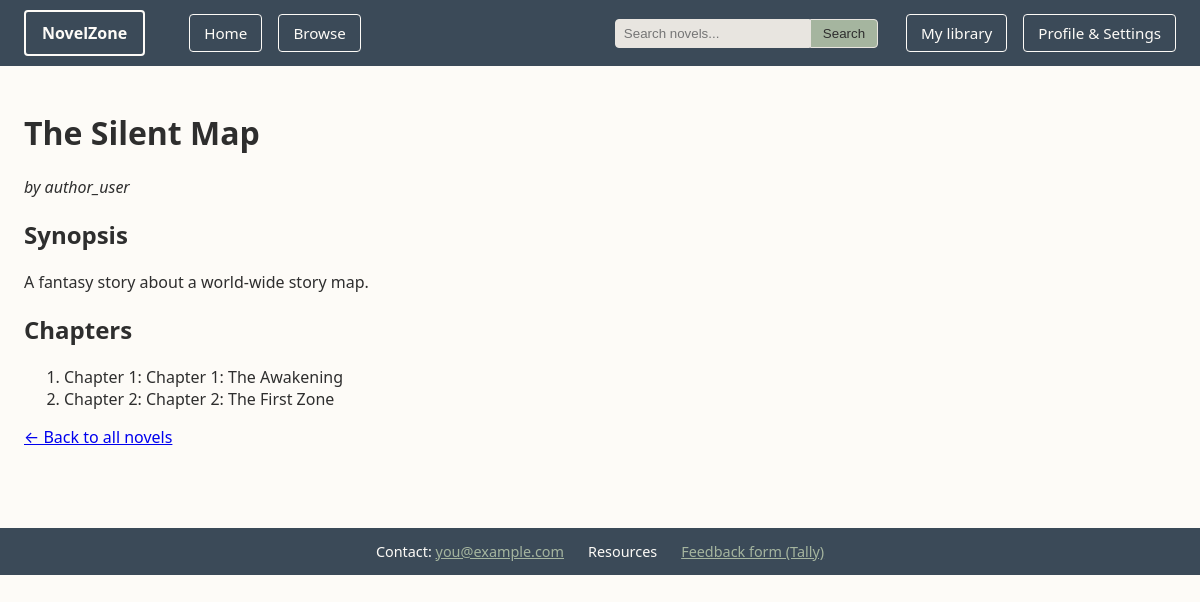
The page /novels/the-silent-map on the database as committed earlier.
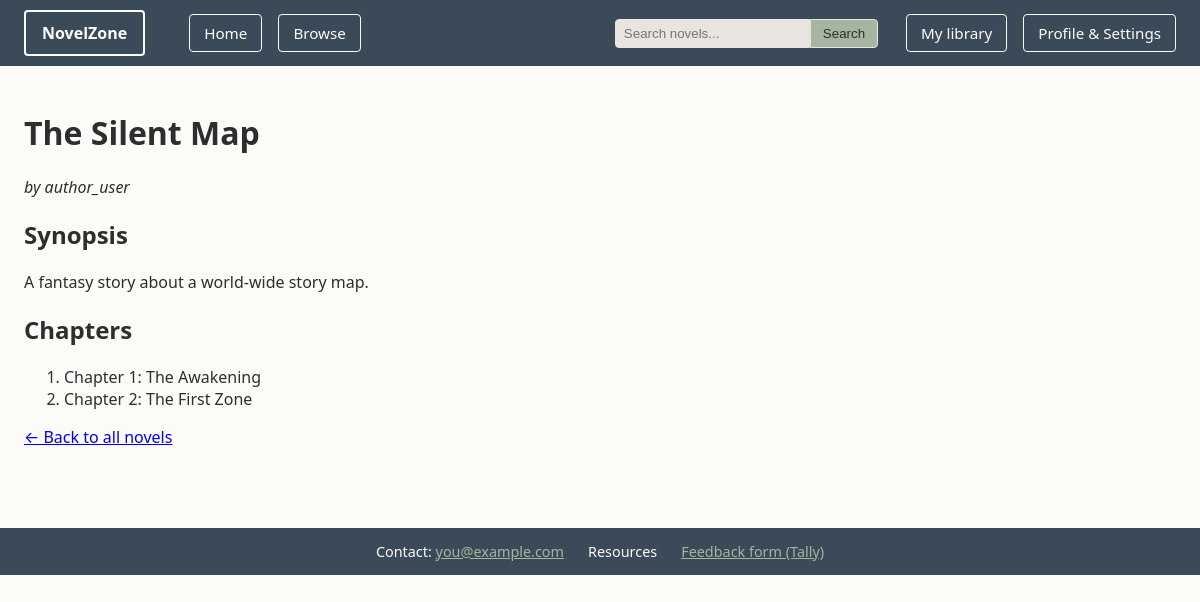
The same page on the database as committed later.
### tables this page shows
CREATE TABLE novel(
    id INTEGER PRIMARY KEY AUTOINCREMENT,
    author_profile_id INTEGER NOT NULL,
    title TEXT NOT NULL,
    slug TEXT NOT NULL UNIQUE,
    synopsis TEXT,
    cover_url TEXT,
    popularity_score REAL NOT NULL DEFAULT 0,
    created_at TEXT NOT NULL DEFAULT CURRENT_TIMESTAMP,
    updated_at TEXT NOT NULL DEFAULT CURRENT_TIMESTAMP,
    published_at TEXT,

    FOREIGN KEY (author_profile_id) REFERENCES author_profile(id) ON DELETE CASCADE
);

CREATE TABLE user(
    id INTEGER PRIMARY KEY AUTOINCREMENT,
    email TEXT NOT NULL UNIQUE,
    password_hash TEXT NOT NULL,
    name TEXT NOT NULL UNIQUE,
    role TEXT NOT NULL CHECK(role IN ('reader', 'author', 'admin')),
    created_at TEXT NOT NULL DEFAULT CURRENT_TIMESTAMP,
    updated_at TEXT NOT NULL DEFAULT CURRENT_TIMESTAMP
);

CREATE TABLE chapter(
    id INTEGER PRIMARY KEY AUTOINCREMENT,
    novel_id INTEGER NOT NULL,
    chapter_number INTEGER NOT NULL,
    title TEXT NOT NULL,
    content TEXT NOT NULL, -- HTML OR MD
    created_at TEXT NOT NULL DEFAULT CURRENT_TIMESTAMP,
    updated_at TEXT NOT NULL DEFAULT CURRENT_TIMESTAMP,
    published_at TEXT,

    FOREIGN KEY (novel_id) REFERENCES novel(id) ON DELETE CASCADE,
    UNIQUE (novel_id, chapter_number)
);

### app/__init__.py (the view)
    @app.get("/novels/<slug>")
    def novel_detail(slug: str) -> str:
        db = get_db()
        novel_row = db.execute(
            """
            SELECT
                n.id,
                n.title,
                n.slug,
                n.synopsis,
                n.popularity_score,
                u.name AS author_name
            FROM novel n
            JOIN author_profile ap ON ap.id = n.author_profile_id
            JOIN user u ON u.id = ap.user_id
            WHERE n.slug = ?
            """,
            (slug,),
        ).fetchone()
        if novel_row is None:
            abort(404)
        chapters = db.execute(
            """
            SELECT chapter_number, title
            FROM chapter
            WHERE novel_id = ?
            ORDER BY chapter_number
            """,
            (novel_row["id"],),
        ).fetchall()
        return render_template(
            "novel_detail.html",
            novel=dict(novel_row),
            chapters=[dict(c) for c in chapters],
        )

### app/db.py (called while the page is built)
def get_db() -> sqlite3.Connection:
    if "db" not in g:
        db_path = Path(current_app.config["DATABASE"]).resolve()
        conn = sqlite3.connect(db_path)
        conn.row_factory = sqlite3.Row  # so rows act like dicts: row["title"]
        g.db = conn
    return g.db  # type: ignore[return-value]

### app/templates/novel_detail.html
{% extends "base.html" %}
{% block content %}
  <h1>{{ novel.title }}</h1>
  <p><em>by {{ novel.author_name }}</em></p>
  {% if novel.synopsis %}
    <h2>Synopsis</h2>
    <p>{{ novel.synopsis }}</p>
  {% endif %}
  <h2>Chapters</h2>
  {% if chapters %}
    <ol>
      {% for chapter in chapters %}
        <li>
          Chapter {{ chapter.chapter_number }}: {{ chapter.title }}
        </li>
      {% endfor %}
    </ol>
  {% else %}
    <p>No chapters found.</p>
  {% endif %}
  <p><a href="/novels">← Back to all novels</a></p>
{% endblock %}

### app/templates/base.html (shortened to what this page needs)
<!doctype html>
<html lang="en">
<head>
  <link rel="stylesheet" href="{{ url_for('static', filename='style.css') }}" />
</head>
<body>
  <header class="nz-header">
    <nav class="nz-nav">
      <a href="{{ url_for('home') }}" class="nz-logo-btn">NovelZone</a>
      <a href="{{ url_for('home') }}" class="nz-nav-btn">Home</a>
      <a href="/browse" class="nz-nav-btn">Browse</a>
      <form action="/search" method="get" class="nz-search">
        <input
          type="text"
          name="q"
          placeholder="Search novels..."
          class="nz-search-input"
        />
        <button type="submit" class="nz-search-btn">Search</button>
      </form>
      <a href="/collection" class="nz-nav-btn">My library</a>
      <a href="/profile" class="nz-nav-btn">Profile &amp; Settings</a>
    </nav>
  </header>
  <main class="nz-main">
    {% block content %}{% endblock %}
  </main>
  <footer class="nz-footer">
    <div class="nz-footer-content">
      <span>Contact: <a href="mailto:gm@beauvoir.com">you@example.com</a></span>
      <span>Resources</span>
      <a href="https://tally.so" target="_blank" rel="noreferrer">
        Feedback form (Tally)
      </a>
    </div>
  </footer>
</body>
</html>

### app/static/style.css (style rules this page uses)
:root { --nz-bg: #FDFBF7; --nz-bg-secondary: #E8E5E0; --nz-text-dark: #2E2E2E; --nz-text-light: #FDFBF7; --nz-nav-bg: #3B4A58; --nz-accent-1: #C97C5D; --nz-accent-2: #A5B59F; --nz-card-bg: #E8E5E0; }
* { box-sizing: border-box; }
body { margin: 0; font-family: system-ui, -apple-system, BlinkMacSystemFont, "Segoe UI", sans-serif; background: var(--nz-bg); color: var(--nz-text-dark); }
.nz-header { background: var(--nz-nav-bg); padding: 10px 24px; color: var(--nz-text-light); }
.nz-nav { display: flex; align-items: center; gap: 16px; }
.nz-logo-btn { font-weight: 700; padding: 10px 16px; border-radius: 4px; background: transparent; border: 2px solid var(--nz-text-light); text-decoration: none; color: var(--nz-text-light); margin-right: 28px; }
.nz-nav-btn { padding: 8px 14px; border-radius: 4px; background: var(--nz-nav-bg); border: 1px solid var(--nz-text-light); color: var(--nz-text-light); text-decoration: none; font-size: 0.95rem; }
.nz-search { display: flex; align-items: center; margin-left: auto; margin-right: 12px; }
.nz-search-input { padding: 6px 8px; border-radius: 4px 0 0 4px; border: 1px solid var(--nz-bg-secondary); background: var(--nz-bg-secondary); color: var(--nz-text-dark); }
.nz-search-btn { padding: 6px 12px; border-radius: 0 4px 4px 0; border: 1px solid var(--nz-bg-secondary); background: var(--nz-accent-2); color: var(--nz-text-dark); cursor: pointer; }
.nz-main { padding: 24px; }
.nz-footer { background: var(--nz-nav-bg); padding: 14px 24px; margin-top: 40px; color: var(--nz-text-light); }
.nz-footer-content { display: flex; justify-content: center; gap: 24px; font-size: 0.9rem; }
.nz-footer a { color: var(--nz-accent-2); }

Rows that differ between the two databases and show on the page:
changed chapter: title "Chapter 1: The Awakening" → "The Awakening"
changed chapter: title "Chapter 2: The First Zone" → "The First Zone"
